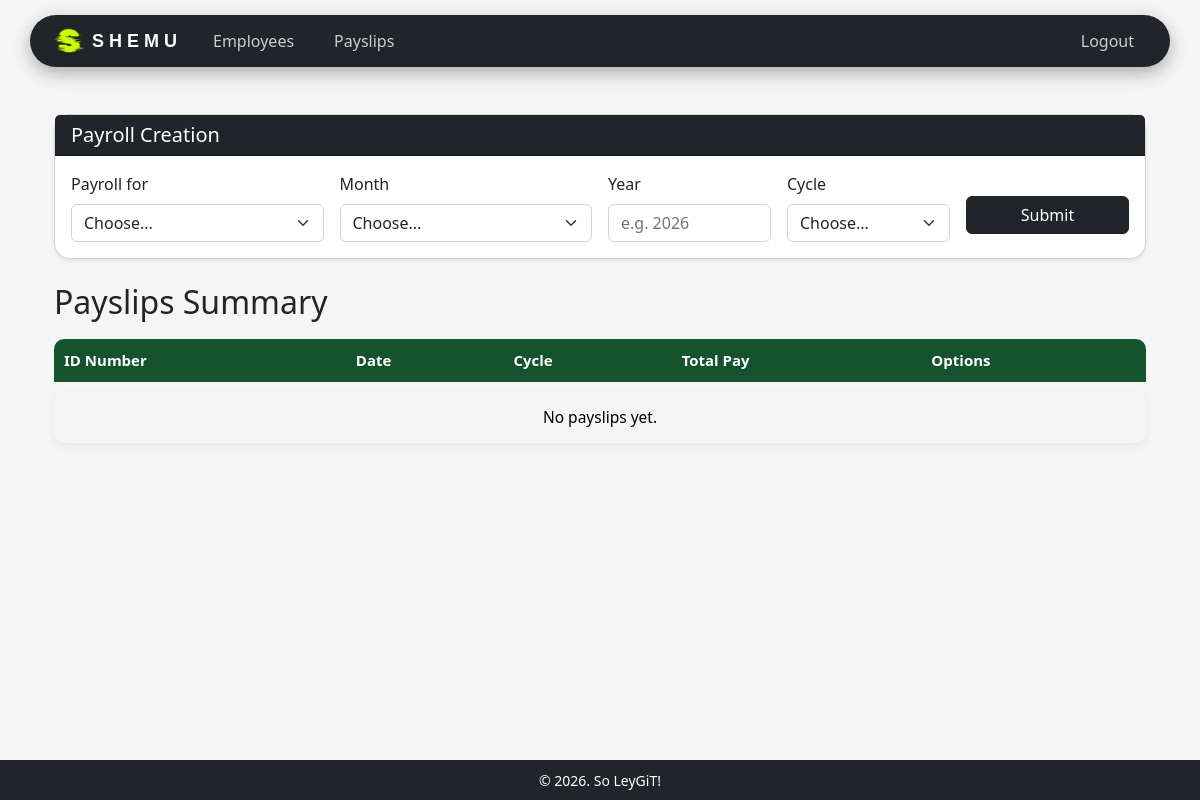
Page /payslips/ (signed in) on the earlier database version.
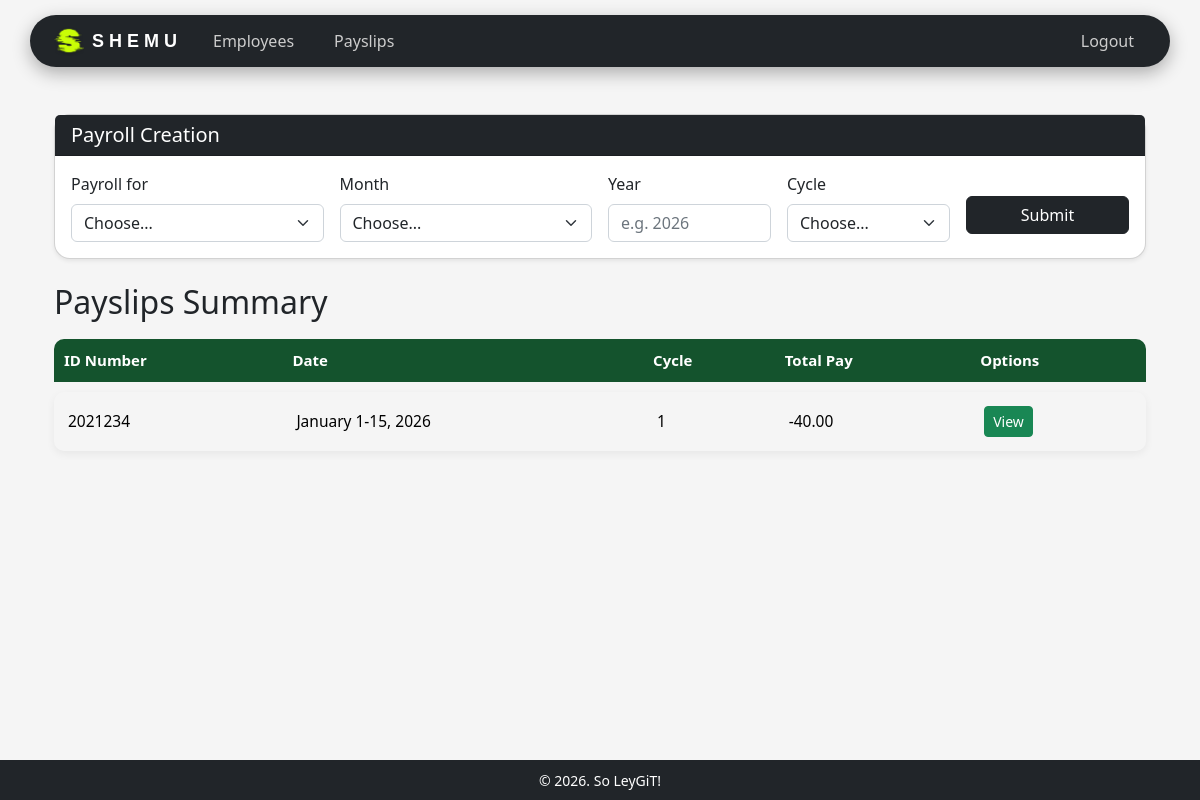
Same page on the later database version.
### payroll_app/models.py (models this page shows, shortened)
class Payslip(models.Model):
    id_number = models.ForeignKey(Employee, on_delete=models.CASCADE)
    month = models.CharField(max_length=50)
    date_range = models.CharField(max_length=100)
    year = models.CharField(max_length=100)
    pay_cycle = models.IntegerField()
    rate = models.FloatField()
    earnings_allowance = models.FloatField()
    deductions_tax = models.FloatField()
    deductions_health = models.FloatField()
    pag_ibig = models.FloatField()
    sss = models.FloatField()
    overtime = models.FloatField()
    total_pay = models.FloatField()

class Employee(models.Model):
    user = models.OneToOneField(User, on_delete=models.CASCADE, null=True, blank=True)
    name = models.CharField(max_length=200)
    id_number = models.CharField(max_length=200, primary_key=True) # use <str:pk> when linking here
    rate = models.FloatField()
    overtime_pay = models.FloatField(null=True, blank=True, default=0)
    allowance = models.FloatField(null=True, blank=True, default=0)

### payroll_app/views.py (the view, shortened to what this page needs)
# urls.py: path('payslips/', views.payslips_view, name='payslips'),
@login_required
def payslips_view(request):
    if request.user.is_staff:
        payslips = Payslip.objects.all()
        employees = Employee.objects.all()
    months = ['January', 'February', 'March', 'April', 'May', 'June', 'July', 'August', 'September', 'October', 'November', 'December']
    if request.method == 'POST' and not request.user.is_staff:
        return redirect('payslips')
    context = {
        'payslips': payslips,
        'employees': employees,
        'months': months,
    }
    return render(request, 'payroll_app/payslips.html', context)

### payroll_app/templates/payroll_app/payslips.html (shortened to what this page needs)
{% extends 'payroll_app/base.html' %}
{% block content %}
<div class="container">
     {% if user.is_staff %}
     <div class="card shadow-sm mb-4">
        <div class="card-header bg-dark text-white">
            <h5 class="mb-0">Payroll Creation</h5>
        </div>
        <div class="card-body">
            <form method="POST">
                <div class="row g-3 align-item-end">
                    <div class="col-md-3">
                        <label class="form-label">Payroll for</label>
                        <select name="payroll_for" class="form-select" required>
                            <option value="">Choose...</option>
                        </select>
                    </div>
                    <div class="col-md-3">
                        <label class="form-label">Month</label>
                        <select name="month" class="form-select" required>
                            <option value="">Choose...</option>
                        </select>
                    </div>
                    <div class="col-md-2">
                        <label class="form-label">Year</label>
                        <input type="text" name="year" class="form-control" placeholder="e.g. 2026" required>
                    </div>
                    <div class="col-md-2">
                        <label class="form-label">Cycle</label>
                        <select name="cycle" class="form-select" required>
                            <option value="">Choose...</option>
                        </select>
                    </div>
                    <div class="col-md-2 pt-4">
                        <button type="submit" class="btn btn-dark w-100">Submit</button>
                    </div>
                </div>
            </form>
        </div>
     </div>
     {% endif %}
    <h2>Payslips Summary</h2>
    <table class="table modern-table">
        <thead class="table-dark">
            <tr>
                <th>ID Number</th>
                <th>Date</th>
                <th>Cycle</th>
                <th>Total Pay</th>
                <th>Options</th>
            </tr>
        </thead>
        <tbody>
            {% for slip in payslips %}
            <tr>
                <td>{{ slip.id_number.id_number }}</td>
                <td>{{ slip.month }} {{ slip.date_range }}, {{ slip.year }}</td>
                <td>{{ slip.pay_cycle }}</td>
                <td>{{ slip.total_pay|floatformat:2 }}</td>
                <td>
                    <a href="{% url 'view_payslip' slip.pk %}" class="btn btn-success btn-sm">View</a>
                </td>
            </tr>
            {% empty %}
            <tr>
                <td colspan="5" class="text-center">No payslips yet.</td>
            </tr>
            {% endfor %}
        </tbody>
    </table>
</div>
{% endblock %}

Differences in the rows shown:
added Payslip: id_number.id_number "2021234", month "January", date_range "1-15", year "2026", pay_cycle "1", total_pay "-40.00"
Other differences:
text no longer shown: "No payslips yet."
